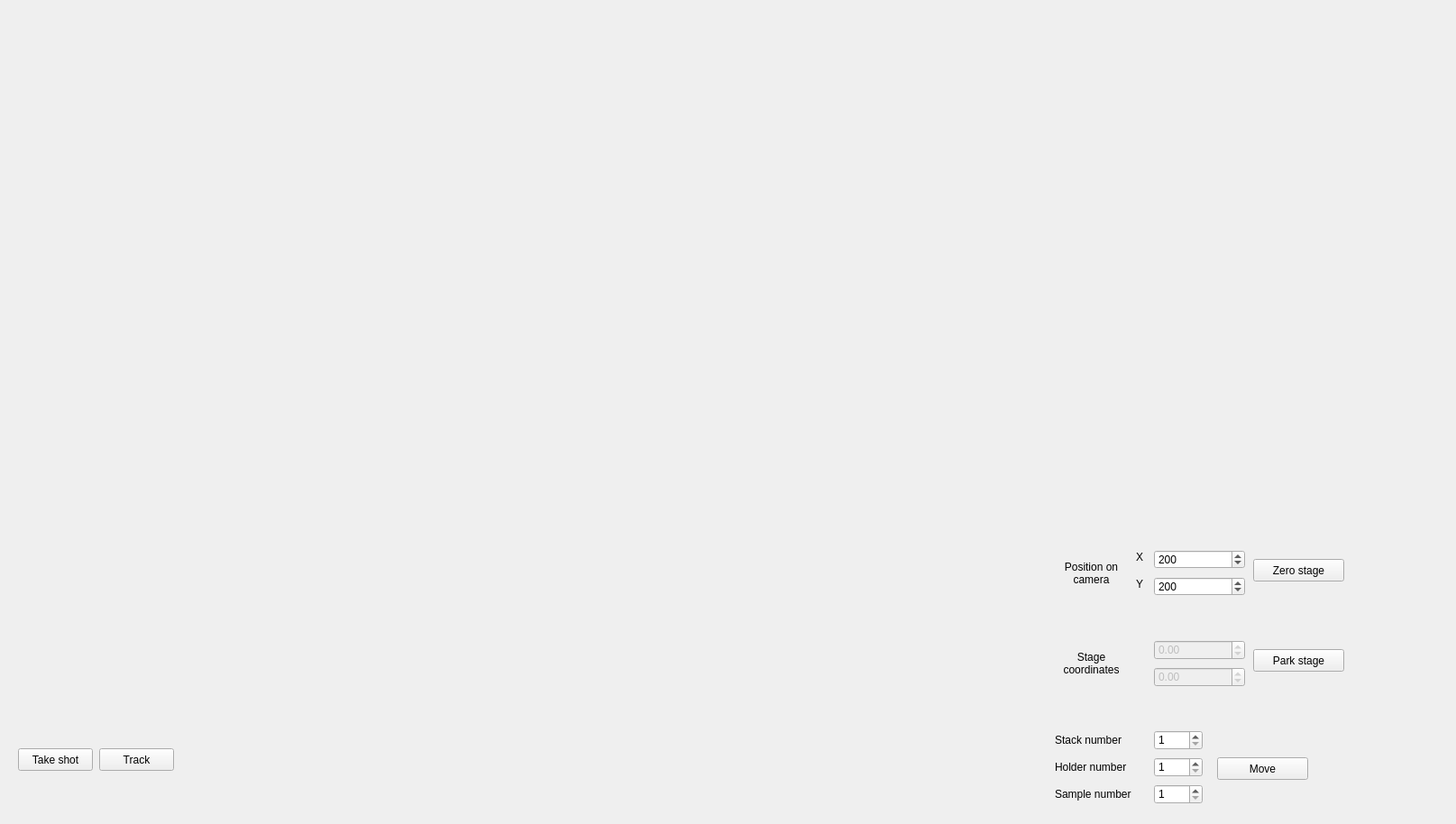
<?xml version="1.0" encoding="UTF-8"?>
<ui version="4.0">
 <class>holder_sample</class>
 <widget class="QWidget" name="holder_sample">
  <property name="geometry">
   <rect>
    <x>0</x>
    <y>0</y>
    <width>1615</width>
    <height>914</height>
   </rect>
  </property>
  <property name="windowTitle">
   <string>Form</string>
  </property>
  <widget class="QWidget" name="verticalLayoutWidget_2">
   <property name="geometry">
    <rect>
     <x>20</x>
     <y>10</y>
     <width>591</width>
     <height>511</height>
    </rect>
   </property>
   <layout class="QVBoxLayout" name="plot_camera1"/>
  </widget>
  <widget class="QPushButton" name="push_show_image">
   <property name="geometry">
    <rect>
     <x>20</x>
     <y>830</y>
     <width>83</width>
     <height>25</height>
    </rect>
   </property>
   <property name="text">
    <string>Take shot</string>
   </property>
  </widget>
  <widget class="QWidget" name="verticalLayoutWidget_3">
   <property name="geometry">
    <rect>
     <x>630</x>
     <y>10</y>
     <width>591</width>
     <height>511</height>
    </rect>
   </property>
   <layout class="QVBoxLayout" name="plot_camera2"/>
  </widget>
  <widget class="QPushButton" name="push_track">
   <property name="geometry">
    <rect>
     <x>110</x>
     <y>830</y>
     <width>83</width>
     <height>25</height>
    </rect>
   </property>
   <property name="text">
    <string>Track</string>
   </property>
   <property name="checkable">
    <bool>true</bool>
   </property>
  </widget>
  <widget class="QWidget" name="verticalLayoutWidget_4">
   <property name="geometry">
    <rect>
     <x>630</x>
     <y>540</y>
     <width>511</width>
     <height>351</height>
    </rect>
   </property>
   <layout class="QVBoxLayout" name="plot_camera_qr"/>
  </widget>
  <widget class="QSpinBox" name="spinBox_zero_x">
   <property name="geometry">
    <rect>
     <x>1280</x>
     <y>610</y>
     <width>101</width>
     <height>21</height>
    </rect>
   </property>
   <property name="maximum">
    <number>1280</number>
   </property>
   <property name="value">
    <number>200</number>
   </property>
  </widget>
  <widget class="QSpinBox" name="spinBox_zero_y">
   <property name="geometry">
    <rect>
     <x>1280</x>
     <y>640</y>
     <width>101</width>
     <height>21</height>
    </rect>
   </property>
   <property name="maximum">
    <number>1000</number>
   </property>
   <property name="value">
    <number>200</number>
   </property>
  </widget>
  <widget class="QLabel" name="label_2">
   <property name="geometry">
    <rect>
     <x>1260</x>
     <y>640</y>
     <width>21</width>
     <height>16</height>
    </rect>
   </property>
   <property name="text">
    <string>Y</string>
   </property>
  </widget>
  <widget class="QLabel" name="label_qrcode_2">
   <property name="geometry">
    <rect>
     <x>1260</x>
     <y>610</y>
     <width>21</width>
     <height>16</height>
    </rect>
   </property>
   <property name="text">
    <string>X</string>
   </property>
  </widget>
  <widget class="QPushButton" name="push_zero_stage">
   <property name="geometry">
    <rect>
     <x>1390</x>
     <y>620</y>
     <width>101</width>
     <height>25</height>
    </rect>
   </property>
   <property name="text">
    <string>Zero stage</string>
   </property>
  </widget>
  <widget class="QDoubleSpinBox" name="spinBox_zero_y_rbk">
   <property name="enabled">
    <bool>false</bool>
   </property>
   <property name="geometry">
    <rect>
     <x>1280</x>
     <y>740</y>
     <width>101</width>
     <height>22</height>
    </rect>
   </property>
   <property name="minimum">
    <double>-20000.000000000000000</double>
   </property>
   <property name="maximum">
    <double>200000.000000000000000</double>
   </property>
  </widget>
  <widget class="QDoubleSpinBox" name="spinBox_zero_x_rbk">
   <property name="enabled">
    <bool>false</bool>
   </property>
   <property name="geometry">
    <rect>
     <x>1280</x>
     <y>710</y>
     <width>101</width>
     <height>22</height>
    </rect>
   </property>
   <property name="minimum">
    <double>-20000.000000000000000</double>
   </property>
   <property name="maximum">
    <double>20000.000000000000000</double>
   </property>
  </widget>
  <widget class="QSpinBox" name="spinBox_index_stack">
   <property name="geometry">
    <rect>
     <x>1280</x>
     <y>810</y>
     <width>54</width>
     <height>22</height>
    </rect>
   </property>
   <property name="minimum">
    <number>1</number>
   </property>
   <property name="maximum">
    <number>9</number>
   </property>
  </widget>
  <widget class="QLabel" name="label_stack">
   <property name="geometry">
    <rect>
     <x>1170</x>
     <y>810</y>
     <width>101</width>
     <height>21</height>
    </rect>
   </property>
   <property name="text">
    <string>Stack number</string>
   </property>
  </widget>
  <widget class="QLabel" name="label_holder">
   <property name="geometry">
    <rect>
     <x>1170</x>
     <y>840</y>
     <width>101</width>
     <height>21</height>
    </rect>
   </property>
   <property name="text">
    <string>Holder number</string>
   </property>
  </widget>
  <widget class="QSpinBox" name="spinBox_index_holder">
   <property name="geometry">
    <rect>
     <x>1280</x>
     <y>840</y>
     <width>54</width>
     <height>22</height>
    </rect>
   </property>
   <property name="minimum">
    <number>1</number>
   </property>
   <property name="maximum">
    <number>4</number>
   </property>
  </widget>
  <widget class="QSpinBox" name="spinBox_index_sample">
   <property name="geometry">
    <rect>
     <x>1280</x>
     <y>870</y>
     <width>54</width>
     <height>22</height>
    </rect>
   </property>
   <property name="minimum">
    <number>1</number>
   </property>
   <property name="maximum">
    <number>4</number>
   </property>
  </widget>
  <widget class="QLabel" name="label_sample">
   <property name="geometry">
    <rect>
     <x>1170</x>
     <y>870</y>
     <width>131</width>
     <height>21</height>
    </rect>
   </property>
   <property name="text">
    <string>Sample number</string>
   </property>
  </widget>
  <widget class="QPushButton" name="push_move_to_sample">
   <property name="geometry">
    <rect>
     <x>1350</x>
     <y>840</y>
     <width>101</width>
     <height>25</height>
    </rect>
   </property>
   <property name="text">
    <string>Move</string>
   </property>
  </widget>
  <widget class="QPushButton" name="push_park_stage">
   <property name="geometry">
    <rect>
     <x>1390</x>
     <y>720</y>
     <width>101</width>
     <height>25</height>
    </rect>
   </property>
   <property name="text">
    <string>Park stage</string>
   </property>
  </widget>
  <widget class="QLabel" name="label_qrcode_3">
   <property name="geometry">
    <rect>
     <x>1170</x>
     <y>610</y>
     <width>81</width>
     <height>51</height>
    </rect>
   </property>
   <property name="text">
    <string>Position on
camera</string>
   </property>
   <property name="alignment">
    <set>Qt::AlignCenter</set>
   </property>
  </widget>
  <widget class="QLabel" name="label_qrcode_4">
   <property name="geometry">
    <rect>
     <x>1170</x>
     <y>710</y>
     <width>81</width>
     <height>51</height>
    </rect>
   </property>
   <property name="text">
    <string>Stage
coordinates</string>
   </property>
   <property name="alignment">
    <set>Qt::AlignCenter</set>
   </property>
  </widget>
 </widget>
 <resources/>
 <connections/>
</ui>
